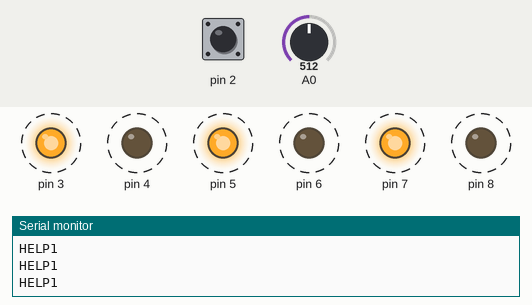
Recording of a sketch running on a simulated Arduino Uno, built with avr-gcc and run on an emulated ATmega328P. Shown: output pins drawn as LEDs (lit = HIGH), the last lines printed to the serial monitor. Dashed ring = blinking. Inputs (shaded band) come from the test bench; at power-on: pin 2 LOW, A0 = 512. Random numbers use the default seed unless the sketch sets one.

Above: at 1.45 s.
1.5 s: pin 2 driven HIGH
At 2.0 s:
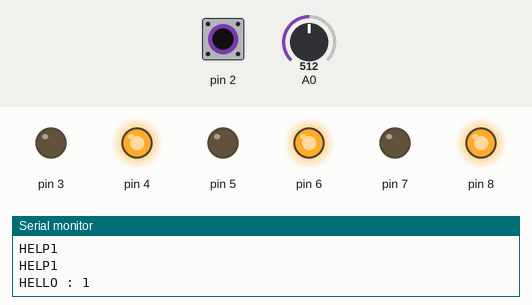
3.0 s: pin 2 driven LOW
At 3.4 s:
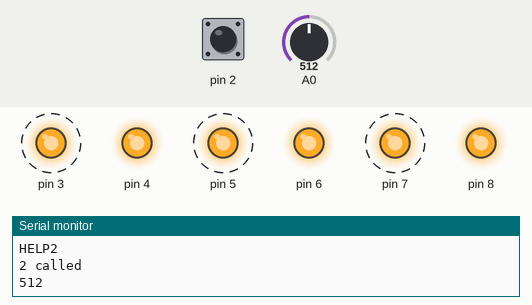
6.0 s: pin 2 pulsed HIGH 2 times (0.12 s each, 0.3 s apart)
Timing chart, 0 to 15.6 s (numbered marks = the images above; inputs shaded):
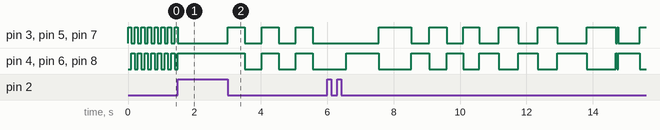

The sketch:

lights.ino
```cpp
// im sorry for who has to read this code i don't like indents so yea and a very quick overview on what this is meant to do
// its meant to flash some pins on and some off and the button does math so it switches mode
int readValue = 0;
int number = 1;
int rannumber = 0;

void setup() {
  // setting all the pins as input or output
pinMode(2,INPUT);
pinMode(3,OUTPUT);
pinMode(4,OUTPUT);
pinMode(5,OUTPUT);
pinMode(6,OUTPUT);
pinMode(7,OUTPUT);
pinMode(8,OUTPUT);
Serial.begin(9600);

}
void loop() {
Serial.print("HELP");
Serial.println(number);


// if button is pressed add 1 onto number
if(number == (1)){
// flipping between 3 lights off and on
  digitalWrite(3,HIGH);
  digitalWrite(4,LOW);
  digitalWrite(5,HIGH);
  digitalWrite(6,LOW);
  digitalWrite(7,HIGH);
  digitalWrite(8,LOW);
  delay(100);
  digitalWrite(3,LOW);
  digitalWrite(4,HIGH);
  digitalWrite(5,LOW);
  digitalWrite(6,HIGH);
  digitalWrite(7,LOW);
  digitalWrite(8,HIGH);
  delay(100);
  if(digitalRead(2)==HIGH) {
    Serial.print("HELLO");
    Serial.print(" : ");
    Serial.println(number);
    delay(500);
    number += 1;
    Serial.println("ADDED");
   while(digitalRead(2)==HIGH){

  }
  }
    }
else if(number == (2)){
  Serial.println("2 called");
 // setting the delay to what analogRead is at
 readValue = analogRead(A0);
 Serial.println(readValue);
  digitalWrite(3,HIGH);
  digitalWrite(4,HIGH);
  digitalWrite(5,HIGH);
  digitalWrite(6,HIGH);
  digitalWrite(7,HIGH);
  digitalWrite(8,HIGH);
  delay(readValue);
  digitalWrite(3,LOW);
  digitalWrite(4,LOW);
  digitalWrite(5,LOW);
  digitalWrite(6,LOW);
  digitalWrite(7,LOW);
  digitalWrite(8,LOW);
  delay(readValue);
  if(digitalRead(2)==HIGH) {
  delay(500);
    number += 1;
  while(digitalRead(2)==HIGH){

}
  }
}

else if(number == (3)){
  Serial.println("3 called");
  rannumber = random(10, 1000);
 digitalWrite(3,LOW);
  digitalWrite(4,HIGH);
  digitalWrite(5,LOW);
  digitalWrite(6,HIGH);
  digitalWrite(7,LOW);
  digitalWrite(8,HIGH);
  delay(rannumber);
  digitalWrite(3,HIGH);
  digitalWrite(4,LOW);
  digitalWrite(5,HIGH);
  digitalWrite(6,LOW);
  digitalWrite(7,HIGH);
  digitalWrite(8,LOW);
  delay(rannumber);
  if(digitalRead(2)==HIGH) {
    delay(500);
    number += 1;
  while(digitalRead(2)==HIGH){

}
  }

}
 else if(number >= (4)){
  Serial.println("4 called");
number = 1;
}
}
```

Measured:
- after the input at 3.0 s, pin 3, pin 5, pin 7: alternates HIGH for 0.51 s and LOW for 0.51 s, starting at once; pin 4, pin 6, pin 8: alternates HIGH for 0.51 s and LOW for 0.51 s, starting after 0.51 s
